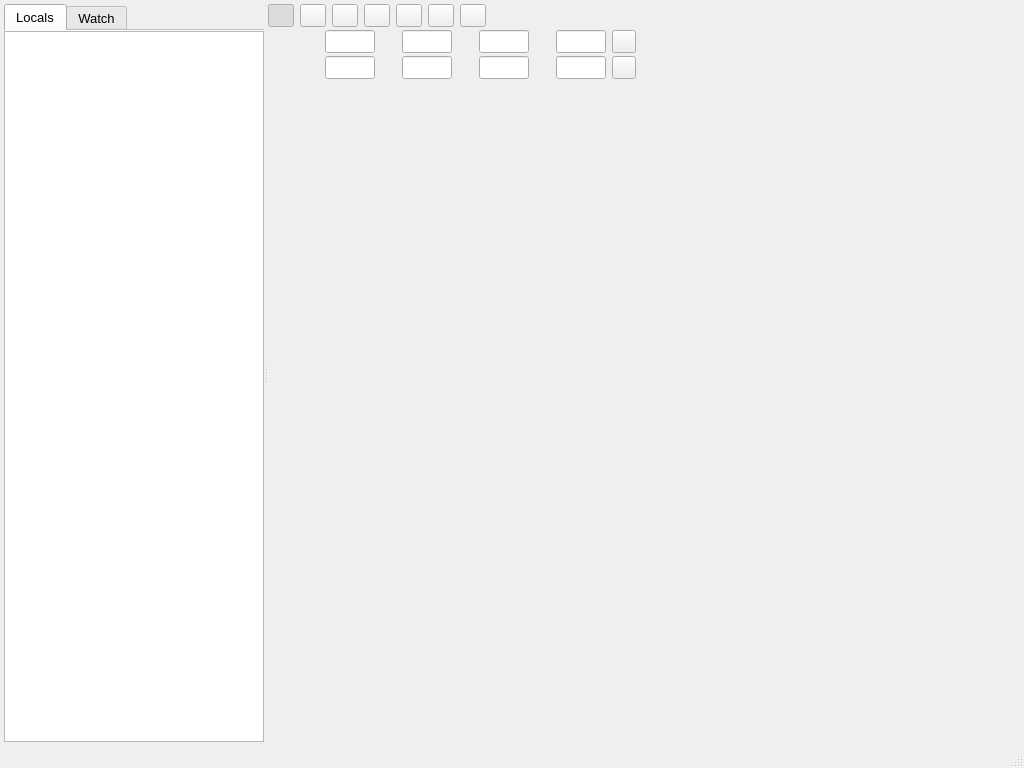
<?xml version="1.0" encoding="UTF-8"?>
<ui version="4.0">
 <class>MainWindowUi</class>
 <widget class="QMainWindow" name="MainWindowUi">
  <property name="geometry">
   <rect>
    <x>0</x>
    <y>0</y>
    <width>1024</width>
    <height>768</height>
   </rect>
  </property>
  <property name="font">
   <font>
    <pointsize>10</pointsize>
   </font>
  </property>
  <property name="windowTitle">
   <string>Open Image Debugger</string>
  </property>
  <property name="styleSheet">
   <string notr="true">QFrame#frame { border: 0; }
QFrame#frame_2 { margin-top: 5px; border: 0; }
QStatusBar::item { border: 0; };</string>
  </property>
  <widget class="QWidget" name="centralwidget">
   <layout class="QHBoxLayout" name="horizontalLayout">
    <property name="leftMargin">
     <number>4</number>
    </property>
    <property name="topMargin">
     <number>4</number>
    </property>
    <property name="rightMargin">
     <number>4</number>
    </property>
    <property name="bottomMargin">
     <number>4</number>
    </property>
    <item>
     <widget class="QSplitter" name="splitter">
      <property name="enabled">
       <bool>true</bool>
      </property>
      <property name="orientation">
       <enum>Qt::Horizontal</enum>
      </property>
      <property name="childrenCollapsible">
       <bool>false</bool>
      </property>
      <widget class="QFrame" name="frame_list">
       <property name="lineWidth">
        <number>0</number>
       </property>
       <layout class="QVBoxLayout" name="verticalLayout" stretch="0">
        <property name="spacing">
         <number>1</number>
        </property>
        <property name="leftMargin">
         <number>0</number>
        </property>
        <property name="topMargin">
         <number>0</number>
        </property>
        <property name="rightMargin">
         <number>0</number>
        </property>
        <property name="bottomMargin">
         <number>0</number>
        </property>
        <item>
         <widget class="QTabWidget" name="tabWidget">
          <property name="currentIndex">
           <number>0</number>
          </property>
          <property name="elideMode">
           <enum>Qt::ElideLeft</enum>
          </property>
          <property name="documentMode">
           <bool>true</bool>
          </property>
          <widget class="QWidget" name="tab_locals">
           <attribute name="title">
            <string>Locals</string>
           </attribute>
           <attribute name="toolTip">
            <string>Variables retrieved on the current stack frame</string>
           </attribute>
           <layout class="QVBoxLayout" name="verticalLayout_list_locals">
            <property name="spacing">
             <number>1</number>
            </property>
            <property name="leftMargin">
             <number>0</number>
            </property>
            <property name="topMargin">
             <number>0</number>
            </property>
            <property name="rightMargin">
             <number>0</number>
            </property>
            <property name="bottomMargin">
             <number>0</number>
            </property>
            <item>
             <widget class="QListWidget" name="imageList_locals">
              <property name="enabled">
               <bool>true</bool>
              </property>
              <property name="sizePolicy">
               <sizepolicy hsizetype="Expanding" vsizetype="Expanding">
                <horstretch>0</horstretch>
                <verstretch>0</verstretch>
               </sizepolicy>
              </property>
              <property name="minimumSize">
               <size>
                <width>150</width>
                <height>0</height>
               </size>
              </property>
              <property name="font">
               <font>
                <pointsize>10</pointsize>
               </font>
              </property>
              <property name="frameShadow">
               <enum>QFrame::Plain</enum>
              </property>
              <property name="horizontalScrollBarPolicy">
               <enum>Qt::ScrollBarAlwaysOff</enum>
              </property>
              <property name="sizeAdjustPolicy">
               <enum>QAbstractScrollArea::AdjustIgnored</enum>
              </property>
              <property name="dragDropMode">
               <enum>QAbstractItemView::InternalMove</enum>
              </property>
              <property name="iconSize">
               <size>
                <width>67</width>
                <height>50</height>
               </size>
              </property>
              <property name="resizeMode">
               <enum>QListView::Adjust</enum>
              </property>
              <property name="spacing">
               <number>1</number>
              </property>
              <property name="viewMode">
               <enum>QListView::ListMode</enum>
              </property>
             </widget>
            </item>
           </layout>
          </widget>
          <widget class="QWidget" name="tab_watch">
           <attribute name="title">
            <string>Watch</string>
           </attribute>
           <attribute name="toolTip">
            <string>Variables added manually</string>
           </attribute>
           <layout class="QVBoxLayout" name="verticalLayout_list_watch" stretch="0,1">
            <property name="spacing">
             <number>1</number>
            </property>
            <property name="leftMargin">
             <number>0</number>
            </property>
            <property name="topMargin">
             <number>0</number>
            </property>
            <property name="rightMargin">
             <number>0</number>
            </property>
            <property name="bottomMargin">
             <number>0</number>
            </property>
            <item>
             <widget class="SymbolSearchInput" name="symbolList">
              <property name="font">
               <font>
                <pointsize>10</pointsize>
               </font>
              </property>
              <property name="statusTip">
               <string/>
              </property>
              <property name="accessibleDescription">
               <string/>
              </property>
              <property name="placeholderText">
               <string>add symbols (ctrl+k)</string>
              </property>
             </widget>
            </item>
            <item>
             <widget class="QListWidget" name="imageList_watch">
              <property name="enabled">
               <bool>true</bool>
              </property>
              <property name="sizePolicy">
               <sizepolicy hsizetype="Expanding" vsizetype="Expanding">
                <horstretch>0</horstretch>
                <verstretch>0</verstretch>
               </sizepolicy>
              </property>
              <property name="minimumSize">
               <size>
                <width>150</width>
                <height>0</height>
               </size>
              </property>
              <property name="font">
               <font>
                <pointsize>10</pointsize>
               </font>
              </property>
              <property name="frameShadow">
               <enum>QFrame::Plain</enum>
              </property>
              <property name="horizontalScrollBarPolicy">
               <enum>Qt::ScrollBarAlwaysOff</enum>
              </property>
              <property name="sizeAdjustPolicy">
               <enum>QAbstractScrollArea::AdjustIgnored</enum>
              </property>
              <property name="dragDropMode">
               <enum>QAbstractItemView::InternalMove</enum>
              </property>
              <property name="iconSize">
               <size>
                <width>67</width>
                <height>50</height>
               </size>
              </property>
              <property name="resizeMode">
               <enum>QListView::Adjust</enum>
              </property>
              <property name="spacing">
               <number>1</number>
              </property>
              <property name="viewMode">
               <enum>QListView::ListMode</enum>
              </property>
             </widget>
            </item>
           </layout>
          </widget>
         </widget>
        </item>
       </layout>
      </widget>
      <widget class="QFrame" name="frame_image">
       <property name="sizePolicy">
        <sizepolicy hsizetype="Preferred" vsizetype="Preferred">
         <horstretch>1</horstretch>
         <verstretch>0</verstretch>
        </sizepolicy>
       </property>
       <property name="lineWidth">
        <number>0</number>
       </property>
       <layout class="QVBoxLayout" name="verticalLayout_2" stretch="0,0,1">
        <property name="spacing">
         <number>3</number>
        </property>
        <property name="leftMargin">
         <number>0</number>
        </property>
        <property name="topMargin">
         <number>0</number>
        </property>
        <property name="rightMargin">
         <number>0</number>
        </property>
        <property name="bottomMargin">
         <number>0</number>
        </property>
        <item>
         <layout class="QHBoxLayout" name="horizontalLayout_container_toolbar" stretch="0,1">
          <item>
           <widget class="QWidget" name="toolbar" native="true">
            <layout class="QGridLayout" name="gridLayout_toolbar">
             <property name="leftMargin">
              <number>0</number>
             </property>
             <property name="topMargin">
              <number>0</number>
             </property>
             <property name="rightMargin">
              <number>0</number>
             </property>
             <property name="bottomMargin">
              <number>0</number>
             </property>
             <property name="verticalSpacing">
              <number>3</number>
             </property>
             <item row="0" column="0">
              <widget class="QToolButton" name="acEdit">
               <property name="sizePolicy">
                <sizepolicy hsizetype="Expanding" vsizetype="Expanding">
                 <horstretch>0</horstretch>
                 <verstretch>0</verstretch>
                </sizepolicy>
               </property>
               <property name="minimumSize">
                <size>
                 <width>26</width>
                 <height>0</height>
                </size>
               </property>
               <property name="maximumSize">
                <size>
                 <width>26</width>
                 <height>16777215</height>
                </size>
               </property>
               <property name="toolTip">
                <string>Toggle min and max intensity editor</string>
               </property>
               <property name="checkable">
                <bool>true</bool>
               </property>
               <property name="checked">
                <bool>true</bool>
               </property>
              </widget>
             </item>
             <item row="0" column="1">
              <widget class="QToolButton" name="acToggle">
               <property name="sizePolicy">
                <sizepolicy hsizetype="Expanding" vsizetype="Expanding">
                 <horstretch>0</horstretch>
                 <verstretch>0</verstretch>
                </sizepolicy>
               </property>
               <property name="minimumSize">
                <size>
                 <width>26</width>
                 <height>0</height>
                </size>
               </property>
               <property name="maximumSize">
                <size>
                 <width>26</width>
                 <height>16777215</height>
                </size>
               </property>
               <property name="toolTip">
                <string>Toggle Contrast Modifications</string>
               </property>
               <property name="checkable">
                <bool>true</bool>
               </property>
              </widget>
             </item>
             <item row="0" column="2">
              <widget class="QToolButton" name="reposition_buffer">
               <property name="sizePolicy">
                <sizepolicy hsizetype="Expanding" vsizetype="Expanding">
                 <horstretch>0</horstretch>
                 <verstretch>0</verstretch>
                </sizepolicy>
               </property>
               <property name="minimumSize">
                <size>
                 <width>26</width>
                 <height>0</height>
                </size>
               </property>
               <property name="maximumSize">
                <size>
                 <width>26</width>
                 <height>16777215</height>
                </size>
               </property>
               <property name="toolTip">
                <string extracomment="Reposition buffer on center">Reposition buffer to fit window</string>
               </property>
              </widget>
             </item>
             <item row="0" column="3">
              <widget class="QToolButton" name="linkViewsToggle">
               <property name="sizePolicy">
                <sizepolicy hsizetype="Expanding" vsizetype="Expanding">
                 <horstretch>0</horstretch>
                 <verstretch>0</verstretch>
                </sizepolicy>
               </property>
               <property name="minimumSize">
                <size>
                 <width>26</width>
                 <height>0</height>
                </size>
               </property>
               <property name="maximumSize">
                <size>
                 <width>26</width>
                 <height>16777215</height>
                </size>
               </property>
               <property name="toolTip">
                <string>Move all buffers simultaneously</string>
               </property>
               <property name="checkable">
                <bool>true</bool>
               </property>
              </widget>
             </item>
             <item row="0" column="4">
              <widget class="QToolButton" name="rotate_90_ccw">
               <property name="sizePolicy">
                <sizepolicy hsizetype="Expanding" vsizetype="Expanding">
                 <horstretch>0</horstretch>
                 <verstretch>0</verstretch>
                </sizepolicy>
               </property>
               <property name="minimumSize">
                <size>
                 <width>26</width>
                 <height>0</height>
                </size>
               </property>
               <property name="maximumSize">
                <size>
                 <width>26</width>
                 <height>16777215</height>
                </size>
               </property>
               <property name="toolTip">
                <string>Rotate 90° counterclockwise</string>
               </property>
              </widget>
             </item>
             <item row="0" column="5">
              <widget class="QToolButton" name="rotate_90_cw">
               <property name="sizePolicy">
                <sizepolicy hsizetype="Expanding" vsizetype="Expanding">
                 <horstretch>0</horstretch>
                 <verstretch>0</verstretch>
                </sizepolicy>
               </property>
               <property name="minimumSize">
                <size>
                 <width>26</width>
                 <height>0</height>
                </size>
               </property>
               <property name="maximumSize">
                <size>
                 <width>26</width>
                 <height>16777215</height>
                </size>
               </property>
               <property name="toolTip">
                <string>Rotate 90° clockwise</string>
               </property>
              </widget>
             </item>
             <item row="0" column="6">
              <widget class="QToolButton" name="go_to_pixel">
               <property name="sizePolicy">
                <sizepolicy hsizetype="Expanding" vsizetype="Expanding">
                 <horstretch>0</horstretch>
                 <verstretch>0</verstretch>
                </sizepolicy>
               </property>
               <property name="minimumSize">
                <size>
                 <width>26</width>
                 <height>0</height>
                </size>
               </property>
               <property name="maximumSize">
                <size>
                 <width>26</width>
                 <height>16777215</height>
                </size>
               </property>
               <property name="toolTip">
                <string>Go to pixel position</string>
               </property>
               <property name="text">
                <string/>
               </property>
               <property name="checkable">
                <bool>false</bool>
               </property>
              </widget>
             </item>
            </layout>
           </widget>
          </item>
          <item>
           <spacer name="horizontalSpacer_toolbar">
            <property name="orientation">
             <enum>Qt::Horizontal</enum>
            </property>
            <property name="sizeHint" stdset="0">
             <size>
              <width>462</width>
              <height>20</height>
             </size>
            </property>
           </spacer>
          </item>
         </layout>
        </item>
        <item>
         <layout class="QHBoxLayout" name="horizontalLayout_container_minMaxEditor" stretch="0,1">
          <item>
           <widget class="QWidget" name="minMaxEditor" native="true">
            <layout class="QGridLayout" name="gridLayout">
             <property name="leftMargin">
              <number>10</number>
             </property>
             <property name="topMargin">
              <number>0</number>
             </property>
             <property name="rightMargin">
              <number>0</number>
             </property>
             <property name="bottomMargin">
              <number>0</number>
             </property>
             <property name="verticalSpacing">
              <number>3</number>
             </property>
             <item row="0" column="2">
              <layout class="QHBoxLayout" name="horizontalLayout_c2_min">
               <property name="spacing">
                <number>1</number>
               </property>
               <item>
                <widget class="QLabel" name="label_c2_min">
                 <property name="minimumSize">
                  <size>
                   <width>20</width>
                   <height>0</height>
                  </size>
                 </property>
                 <property name="font">
                  <font>
                   <pointsize>10</pointsize>
                  </font>
                 </property>
                 <property name="toolTip">
                  <string>Minimum value for the second channel
Smaller values will be clamped at this level when auto contrast is enabled</string>
                 </property>
                </widget>
               </item>
               <item>
                <widget class="QLineEdit" name="ac_c2_min">
                 <property name="minimumSize">
                  <size>
                   <width>30</width>
                   <height>0</height>
                  </size>
                 </property>
                 <property name="maximumSize">
                  <size>
                   <width>50</width>
                   <height>16777215</height>
                  </size>
                 </property>
                 <property name="font">
                  <font>
                   <pointsize>10</pointsize>
                  </font>
                 </property>
                 <property name="toolTip">
                  <string>Minimum value for the second channel
Smaller values will be clamped at this level when auto contrast is enabled</string>
                 </property>
                </widget>
               </item>
              </layout>
             </item>
             <item row="1" column="6">
              <layout class="QHBoxLayout" name="horizontalLayout_c3_max">
               <property name="spacing">
                <number>1</number>
               </property>
               <item>
                <widget class="QLabel" name="label_c3_max">
                 <property name="minimumSize">
                  <size>
                   <width>20</width>
                   <height>0</height>
                  </size>
                 </property>
                 <property name="font">
                  <font>
                   <pointsize>10</pointsize>
                  </font>
                 </property>
                 <property name="toolTip">
                  <string>Maximum value for the third channel.
Larger values will be clamped at this level when auto contrast is enabled</string>
                 </property>
                </widget>
               </item>
               <item>
                <widget class="QLineEdit" name="ac_c3_max">
                 <property name="minimumSize">
                  <size>
                   <width>30</width>
                   <height>0</height>
                  </size>
                 </property>
                 <property name="maximumSize">
                  <size>
                   <width>50</width>
                   <height>16777215</height>
                  </size>
                 </property>
                 <property name="font">
                  <font>
                   <pointsize>10</pointsize>
                  </font>
                 </property>
                 <property name="toolTip">
                  <string>Maximum value for the third channel.
Larger values will be clamped at this level when auto contrast is enabled</string>
                 </property>
                </widget>
               </item>
              </layout>
             </item>
             <item row="1" column="1">
              <layout class="QHBoxLayout" name="horizontalLayout_c1_max">
               <property name="spacing">
                <number>1</number>
               </property>
               <item>
                <widget class="QLabel" name="label_c1_max">
                 <property name="minimumSize">
                  <size>
                   <width>20</width>
                   <height>0</height>
                  </size>
                 </property>
                 <property name="font">
                  <font>
                   <pointsize>10</pointsize>
                  </font>
                 </property>
                 <property name="toolTip">
                  <string>Maximum value for the first channel
Larger values will be clamped at this level when auto contrast is enabled</string>
                 </property>
                </widget>
               </item>
               <item>
                <widget class="QLineEdit" name="ac_c1_max">
                 <property name="minimumSize">
                  <size>
                   <width>30</width>
                   <height>0</height>
                  </size>
                 </property>
                 <property name="maximumSize">
                  <size>
                   <width>50</width>
                   <height>16777215</height>
                  </size>
                 </property>
                 <property name="font">
                  <font>
                   <pointsize>10</pointsize>
                  </font>
                 </property>
                 <property name="toolTip">
                  <string>Maximum value for the first channel
Larger values will be clamped at this level when auto contrast is enabled</string>
                 </property>
                </widget>
               </item>
              </layout>
             </item>
             <item row="0" column="7">
              <layout class="QHBoxLayout" name="horizontalLayout_c4_min">
               <property name="spacing">
                <number>1</number>
               </property>
               <item>
                <widget class="QLabel" name="label_c4_min">
                 <property name="minimumSize">
                  <size>
                   <width>20</width>
                   <height>0</height>
                  </size>
                 </property>
                 <property name="font">
                  <font>
                   <pointsize>10</pointsize>
                  </font>
                 </property>
                 <property name="toolTip">
                  <string>Minimum value for the fourth channel.
Smaller values will be clamped at this level when auto contrast is enabled</string>
                 </property>
                </widget>
               </item>
               <item>
                <widget class="QLineEdit" name="ac_c4_min">
                 <property name="minimumSize">
                  <size>
                   <width>30</width>
                   <height>0</height>
                  </size>
                 </property>
                 <property name="maximumSize">
                  <size>
                   <width>50</width>
                   <height>16777215</height>
                  </size>
                 </property>
                 <property name="font">
                  <font>
                   <pointsize>10</pointsize>
                  </font>
                 </property>
                 <property name="toolTip">
                  <string>Minimum value for the fourth channel.
Smaller values will be clamped at this level when auto contrast is enabled</string>
                 </property>
                </widget>
               </item>
              </layout>
             </item>
             <item row="0" column="6">
              <layout class="QHBoxLayout" name="horizontalLayout_c3_min">
               <property name="spacing">
                <number>1</number>
               </property>
               <item>
                <widget class="QLabel" name="label_c3_min">
                 <property name="minimumSize">
                  <size>
                   <width>20</width>
                   <height>0</height>
                  </size>
                 </property>
                 <property name="font">
                  <font>
                   <pointsize>10</pointsize>
                  </font>
                 </property>
                 <property name="toolTip">
                  <string>Minimum value for the third channel
Smaller values will be clamped at this level when auto contrast is enabled</string>
                 </property>
                </widget>
               </item>
               <item>
                <widget class="QLineEdit" name="ac_c3_min">
                 <property name="minimumSize">
                  <size>
                   <width>30</width>
                   <height>0</height>
                  </size>
                 </property>
                 <property name="maximumSize">
                  <size>
                   <width>50</width>
                   <height>16777215</height>
                  </size>
                 </property>
                 <property name="font">
                  <font>
                   <pointsize>10</pointsize>
                  </font>
                 </property>
                 <property name="toolTip">
                  <string>Minimum value for the third channel
Smaller values will be clamped at this level when auto contrast is enabled</string>
                 </property>
                </widget>
               </item>
              </layout>
             </item>
             <item row="0" column="0" rowspan="2">
              <widget class="QLabel" name="label_minmax">
               <property name="minimumSize">
                <size>
                 <width>20</width>
                 <height>20</height>
                </size>
               </property>
               <property name="maximumSize">
                <size>
                 <width>16777215</width>
                 <height>38</height>
                </size>
               </property>
               <property name="font">
                <font>
                 <pointsize>10</pointsize>
                </font>
               </property>
               <property name="toolTip">
                <string>Min and max intensity editor</string>
               </property>
              </widget>
             </item>
             <item row="0" column="1">
              <layout class="QHBoxLayout" name="horizontalLayout_c1_min">
               <property name="spacing">
                <number>1</number>
               </property>
               <item>
                <widget class="QLabel" name="label_c1_min">
                 <property name="minimumSize">
                  <size>
                   <width>20</width>
                   <height>0</height>
                  </size>
                 </property>
                 <property name="font">
                  <font>
                   <pointsize>10</pointsize>
                  </font>
                 </property>
                 <property name="toolTip">
                  <string>Minimum value for the first channel
Smaller values will be clamped at this level when auto contrast is enabled</string>
                 </property>
                </widget>
               </item>
               <item>
                <widget class="QLineEdit" name="ac_c1_min">
                 <property name="minimumSize">
                  <size>
                   <width>30</width>
                   <height>0</height>
                  </size>
                 </property>
                 <property name="maximumSize">
                  <size>
                   <width>50</width>
                   <height>16777215</height>
                  </size>
                 </property>
                 <property name="font">
                  <font>
                   <pointsize>10</pointsize>
                  </font>
                 </property>
                 <property name="toolTip">
                  <string>Minimum value for the first channel
Smaller values will be clamped at this level when auto contrast is enabled</string>
                 </property>
                </widget>
               </item>
              </layout>
             </item>
             <item row="1" column="2">
              <layout class="QHBoxLayout" name="horizontalLayout_c2_max">
               <property name="spacing">
                <number>1</number>
               </property>
               <item>
                <widget class="QLabel" name="label_c2_max">
                 <property name="minimumSize">
                  <size>
                   <width>20</width>
                   <height>0</height>
                  </size>
                 </property>
                 <property name="font">
                  <font>
                   <pointsize>10</pointsize>
                  </font>
                 </property>
                 <property name="toolTip">
                  <string>Maximum value for the second channel
Larger values will be clamped at this level when auto contrast is enabled</string>
                 </property>
                </widget>
               </item>
               <item>
                <widget class="QLineEdit" name="ac_c2_max">
                 <property name="minimumSize">
                  <size>
                   <width>30</width>
                   <height>0</height>
                  </size>
                 </property>
                 <property name="maximumSize">
                  <size>
                   <width>50</width>
                   <height>16777215</height>
                  </size>
                 </property>
                 <property name="font">
                  <font>
                   <pointsize>10</pointsize>
                  </font>
                 </property>
                 <property name="toolTip">
                  <string>Maximum value for the second channel
Larger values will be clamped at this level when auto contrast is enabled</string>
                 </property>
                </widget>
               </item>
              </layout>
             </item>
             <item row="1" column="11">
              <widget class="QToolButton" name="ac_reset_max">
               <property name="sizePolicy">
                <sizepolicy hsizetype="Expanding" vsizetype="Expanding">
                 <horstretch>0</horstretch>
                 <verstretch>0</verstretch>
                </sizepolicy>
               </property>
               <property name="font">
                <font>
                 <pointsize>10</pointsize>
                </font>
               </property>
               <property name="toolTip">
                <string>Reset maximum auto contrast levels to the largest values found in the buffer</string>
               </property>
              </widget>
             </item>
             <item row="0" column="11">
              <widget class="QToolButton" name="ac_reset_min">
               <property name="sizePolicy">
                <sizepolicy hsizetype="Expanding" vsizetype="Expanding">
                 <horstretch>0</horstretch>
                 <verstretch>0</verstretch>
                </sizepolicy>
               </property>
               <property name="font">
                <font>
                 <pointsize>10</pointsize>
                </font>
               </property>
               <property name="toolTip">
                <string>Reset minimum auto contrast levels to the lowest values found in the buffer</string>
               </property>
              </widget>
             </item>
             <item row="1" column="7">
              <layout class="QHBoxLayout" name="horizontalLayout_c4_max">
               <property name="spacing">
                <number>1</number>
               </property>
               <item>
                <widget class="QLabel" name="label_c4_max">
                 <property name="minimumSize">
                  <size>
                   <width>20</width>
                   <height>0</height>
                  </size>
                 </property>
                 <property name="font">
                  <font>
                   <pointsize>10</pointsize>
                  </font>
                 </property>
                 <property name="toolTip">
                  <string>Maximum value for the fourth channel
Larger values will be clamped at this level when auto contrast is enabled</string>
                 </property>
                </widget>
               </item>
               <item>
                <widget class="QLineEdit" name="ac_c4_max">
                 <property name="minimumSize">
                  <size>
                   <width>30</width>
                   <height>0</height>
                  </size>
                 </property>
                 <property name="maximumSize">
                  <size>
                   <width>50</width>
                   <height>16777215</height>
                  </size>
                 </property>
                 <property name="font">
                  <font>
                   <pointsize>10</pointsize>
                  </font>
                 </property>
                 <property name="toolTip">
                  <string>Maximum value for the fourth channel
Larger values will be clamped at this level when auto contrast is enabled</string>
                 </property>
                </widget>
               </item>
              </layout>
             </item>
            </layout>
           </widget>
          </item>
          <item>
           <spacer name="horizontalSpace_minmax">
            <property name="orientation">
             <enum>Qt::Horizontal</enum>
            </property>
            <property name="sizeHint" stdset="0">
             <size>
              <width>0</width>
              <height>0</height>
             </size>
            </property>
           </spacer>
          </item>
         </layout>
        </item>
        <item>
         <widget class="GLCanvas" name="bufferPreview" native="true">
          <property name="minimumSize">
           <size>
            <width>200</width>
            <height>200</height>
           </size>
          </property>
          <property name="mouseTracking">
           <bool>true</bool>
          </property>
         </widget>
        </item>
       </layout>
      </widget>
     </widget>
    </item>
   </layout>
  </widget>
  <widget class="QMenuBar" name="menubar">
   <property name="geometry">
    <rect>
     <x>0</x>
     <y>0</y>
     <width>1024</width>
     <height>17</height>
    </rect>
   </property>
   <property name="font">
    <font>
     <pointsize>10</pointsize>
    </font>
   </property>
  </widget>
  <widget class="QStatusBar" name="statusbar">
   <property name="font">
    <font>
     <pointsize>10</pointsize>
    </font>
   </property>
  </widget>
 </widget>
 <customwidgets>
  <customwidget>
   <class>GLCanvas</class>
   <extends>QWidget</extends>
   <header location="global">ui/gl_canvas.h</header>
   <container>1</container>
  </customwidget>
  <customwidget>
   <class>SymbolSearchInput</class>
   <extends>QLineEdit</extends>
   <header>ui/symbol_search_input.h</header>
  </customwidget>
 </customwidgets>
 <tabstops>
  <tabstop>acEdit</tabstop>
  <tabstop>acToggle</tabstop>
  <tabstop>reposition_buffer</tabstop>
  <tabstop>linkViewsToggle</tabstop>
  <tabstop>rotate_90_ccw</tabstop>
  <tabstop>rotate_90_cw</tabstop>
  <tabstop>go_to_pixel</tabstop>
  <tabstop>ac_reset_min</tabstop>
  <tabstop>ac_reset_max</tabstop>
 </tabstops>
 <resources/>
 <connections>
  <connection>
   <sender>acEdit</sender>
   <signal>toggled(bool)</signal>
   <receiver>minMaxEditor</receiver>
   <slot>setVisible(bool)</slot>
   <hints>
    <hint type="sourcelabel">
     <x>290</x>
     <y>44</y>
    </hint>
    <hint type="destinationlabel">
     <x>640</x>
     <y>100</y>
    </hint>
   </hints>
  </connection>
  <connection>
   <sender>acToggle</sender>
   <signal>toggled(bool)</signal>
   <receiver>minMaxEditor</receiver>
   <slot>setEnabled(bool)</slot>
   <hints>
    <hint type="sourcelabel">
     <x>314</x>
     <y>32</y>
    </hint>
    <hint type="destinationlabel">
     <x>320</x>
     <y>77</y>
    </hint>
   </hints>
  </connection>
 </connections>
 <slots>
  <slot>slot1()</slot>
 </slots>
</ui>
